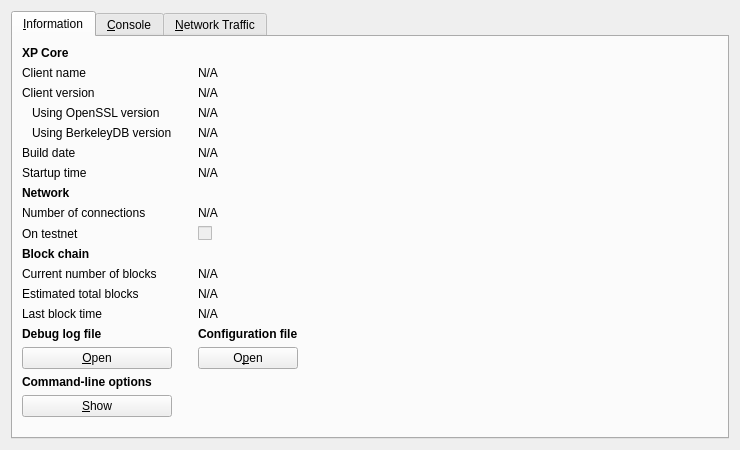
<?xml version="1.0" encoding="UTF-8"?>
<ui version="4.0">
 <class>RPCConsole</class>
 <widget class="QWidget" name="RPCConsole">
  <property name="geometry">
   <rect>
    <x>0</x>
    <y>0</y>
    <width>740</width>
    <height>450</height>
   </rect>
  </property>
  <property name="windowTitle">
   <string>XP - Debug window</string>
  </property>
  <layout class="QVBoxLayout" name="verticalLayout_2">
   <item>
    <widget class="QTabWidget" name="tabWidget">
     <property name="currentIndex">
      <number>0</number>
     </property>
     <widget class="QWidget" name="tab_info">
      <attribute name="title">
       <string>&amp;Information</string>
      </attribute>
      <layout class="QGridLayout" name="gridLayout">
       <item row="15" column="2">
        <widget class="QLabel" name="labelConfigfile">
         <property name="font">
          <font>
           <weight>75</weight>
           <bold>true</bold>
          </font>
         </property>
         <property name="text">
          <string>Configuration file</string>
         </property>
        </widget>
       </item>
       <item row="13" column="2">
        <widget class="QLabel" name="lastBlockTime">
         <property name="cursor">
          <cursorShape>IBeamCursor</cursorShape>
         </property>
         <property name="text">
          <string>N/A</string>
         </property>
         <property name="textFormat">
          <enum>Qt::PlainText</enum>
         </property>
         <property name="textInteractionFlags">
          <set>Qt::LinksAccessibleByMouse|Qt::TextSelectableByKeyboard|Qt::TextSelectableByMouse</set>
         </property>
        </widget>
       </item>
       <item row="11" column="0">
        <widget class="QLabel" name="label_3">
         <property name="text">
          <string>Current number of blocks</string>
         </property>
        </widget>
       </item>
       <item row="11" column="2">
        <widget class="QLabel" name="numberOfBlocks">
         <property name="cursor">
          <cursorShape>IBeamCursor</cursorShape>
         </property>
         <property name="text">
          <string>N/A</string>
         </property>
         <property name="textFormat">
          <enum>Qt::PlainText</enum>
         </property>
         <property name="textInteractionFlags">
          <set>Qt::LinksAccessibleByMouse|Qt::TextSelectableByKeyboard|Qt::TextSelectableByMouse</set>
         </property>
        </widget>
       </item>
       <item row="17" column="0">
        <widget class="QLabel" name="labelCLOptions">
         <property name="font">
          <font>
           <weight>75</weight>
           <bold>true</bold>
          </font>
         </property>
         <property name="text">
          <string>Command-line options</string>
         </property>
        </widget>
       </item>
       <item row="16" column="0">
        <widget class="QPushButton" name="openDebugLogfileButton">
         <property name="toolTip">
          <string>Open the XP debug log file from the current data directory. This can take a few seconds for large log files.</string>
         </property>
         <property name="text">
          <string>&amp;Open</string>
         </property>
         <property name="autoDefault">
          <bool>false</bool>
         </property>
        </widget>
       </item>
       <item row="15" column="0">
        <widget class="QLabel" name="labelDebugLogfile">
         <property name="font">
          <font>
           <weight>75</weight>
           <bold>true</bold>
          </font>
         </property>
         <property name="text">
          <string>Debug log file</string>
         </property>
        </widget>
       </item>
       <item row="18" column="3" rowspan="2">
        <spacer name="horizontalSpacer">
         <property name="orientation">
          <enum>Qt::Horizontal</enum>
         </property>
         <property name="sizeHint" stdset="0">
          <size>
           <width>404</width>
           <height>20</height>
          </size>
         </property>
        </spacer>
       </item>
       <item row="19" column="1">
        <spacer name="verticalSpacer">
         <property name="orientation">
          <enum>Qt::Vertical</enum>
         </property>
         <property name="sizeHint" stdset="0">
          <size>
           <width>20</width>
           <height>40</height>
          </size>
         </property>
        </spacer>
       </item>
       <item row="18" column="0">
        <widget class="QPushButton" name="showCLOptionsButton">
         <property name="toolTip">
          <string>Show the XP-Qt help message to get a list with possible XP command-line options.</string>
         </property>
         <property name="text">
          <string>&amp;Show</string>
         </property>
         <property name="autoDefault">
          <bool>false</bool>
         </property>
        </widget>
       </item>
       <item row="13" column="0">
        <widget class="QLabel" name="label_2">
         <property name="text">
          <string>Last block time</string>
         </property>
        </widget>
       </item>
       <item row="7" column="0">
        <widget class="QLabel" name="label_11">
         <property name="font">
          <font>
           <weight>75</weight>
           <bold>true</bold>
          </font>
         </property>
         <property name="text">
          <string>Network</string>
         </property>
        </widget>
       </item>
       <item row="6" column="2">
        <widget class="QLabel" name="startupTime">
         <property name="cursor">
          <cursorShape>IBeamCursor</cursorShape>
         </property>
         <property name="text">
          <string>N/A</string>
         </property>
         <property name="textFormat">
          <enum>Qt::PlainText</enum>
         </property>
         <property name="textInteractionFlags">
          <set>Qt::LinksAccessibleByMouse|Qt::TextSelectableByKeyboard|Qt::TextSelectableByMouse</set>
         </property>
        </widget>
       </item>
       <item row="6" column="0">
        <widget class="QLabel" name="label_13">
         <property name="text">
          <string>Startup time</string>
         </property>
        </widget>
       </item>
       <item row="9" column="0">
        <widget class="QLabel" name="label_8">
         <property name="text">
          <string>On testnet</string>
         </property>
        </widget>
       </item>
       <item row="8" column="2">
        <widget class="QLabel" name="numberOfConnections">
         <property name="cursor">
          <cursorShape>IBeamCursor</cursorShape>
         </property>
         <property name="text">
          <string>N/A</string>
         </property>
         <property name="textFormat">
          <enum>Qt::PlainText</enum>
         </property>
         <property name="textInteractionFlags">
          <set>Qt::LinksAccessibleByMouse|Qt::TextSelectableByKeyboard|Qt::TextSelectableByMouse</set>
         </property>
        </widget>
       </item>
       <item row="8" column="0">
        <widget class="QLabel" name="label_7">
         <property name="text">
          <string>Number of connections</string>
         </property>
        </widget>
       </item>
       <item row="10" column="0">
        <widget class="QLabel" name="label_10">
         <property name="font">
          <font>
           <weight>75</weight>
           <bold>true</bold>
          </font>
         </property>
         <property name="text">
          <string>Block chain</string>
         </property>
        </widget>
       </item>
       <item row="9" column="2">
        <widget class="QCheckBox" name="isTestNet">
         <property name="enabled">
          <bool>false</bool>
         </property>
         <property name="text">
          <string/>
         </property>
        </widget>
       </item>
       <item row="12" column="0">
        <widget class="QLabel" name="label_4">
         <property name="text">
          <string>Estimated total blocks</string>
         </property>
        </widget>
       </item>
       <item row="12" column="2">
        <widget class="QLabel" name="totalBlocks">
         <property name="cursor">
          <cursorShape>IBeamCursor</cursorShape>
         </property>
         <property name="text">
          <string>N/A</string>
         </property>
         <property name="textFormat">
          <enum>Qt::PlainText</enum>
         </property>
         <property name="textInteractionFlags">
          <set>Qt::LinksAccessibleByMouse|Qt::TextSelectableByKeyboard|Qt::TextSelectableByMouse</set>
         </property>
        </widget>
       </item>
       <item row="2" column="2">
        <widget class="QLabel" name="clientVersion">
         <property name="cursor">
          <cursorShape>IBeamCursor</cursorShape>
         </property>
         <property name="text">
          <string>N/A</string>
         </property>
         <property name="textFormat">
          <enum>Qt::PlainText</enum>
         </property>
         <property name="textInteractionFlags">
          <set>Qt::LinksAccessibleByMouse|Qt::TextSelectableByKeyboard|Qt::TextSelectableByMouse</set>
         </property>
        </widget>
       </item>
       <item row="4" column="0">
        <widget class="QLabel" name="label_berkeleyDBVersion">
         <property name="text">
          <string>Using BerkeleyDB version</string>
         </property>
         <property name="indent">
          <number>10</number>
         </property>
        </widget>
       </item>
       <item row="3" column="0">
        <widget class="QLabel" name="label_14">
         <property name="text">
          <string>Using OpenSSL version</string>
         </property>
         <property name="indent">
          <number>10</number>
         </property>
        </widget>
       </item>
       <item row="3" column="2">
        <widget class="QLabel" name="openSSLVersion">
         <property name="cursor">
          <cursorShape>IBeamCursor</cursorShape>
         </property>
         <property name="text">
          <string>N/A</string>
         </property>
         <property name="textFormat">
          <enum>Qt::PlainText</enum>
         </property>
         <property name="textInteractionFlags">
          <set>Qt::LinksAccessibleByMouse|Qt::TextSelectableByKeyboard|Qt::TextSelectableByMouse</set>
         </property>
        </widget>
       </item>
       <item row="4" column="2">
        <widget class="QLabel" name="berkeleyDBVersion">
         <property name="cursor">
          <cursorShape>IBeamCursor</cursorShape>
         </property>
         <property name="text">
          <string>N/A</string>
         </property>
         <property name="textFormat">
          <enum>Qt::PlainText</enum>
         </property>
         <property name="textInteractionFlags">
          <set>Qt::LinksAccessibleByMouse|Qt::TextSelectableByKeyboard|Qt::TextSelectableByMouse</set>
         </property>
        </widget>
       </item>
       <item row="5" column="0">
        <widget class="QLabel" name="label_12">
         <property name="text">
          <string>Build date</string>
         </property>
        </widget>
       </item>
       <item row="5" column="2">
        <widget class="QLabel" name="buildDate">
         <property name="cursor">
          <cursorShape>IBeamCursor</cursorShape>
         </property>
         <property name="text">
          <string>N/A</string>
         </property>
         <property name="textFormat">
          <enum>Qt::PlainText</enum>
         </property>
         <property name="textInteractionFlags">
          <set>Qt::LinksAccessibleByMouse|Qt::TextSelectableByKeyboard|Qt::TextSelectableByMouse</set>
         </property>
        </widget>
       </item>
       <item row="2" column="0">
        <widget class="QLabel" name="label_6">
         <property name="text">
          <string>Client version</string>
         </property>
        </widget>
       </item>
       <item row="0" column="0">
        <widget class="QLabel" name="label_9">
         <property name="font">
          <font>
           <weight>75</weight>
           <bold>true</bold>
          </font>
         </property>
         <property name="text">
          <string>XP Core</string>
         </property>
        </widget>
       </item>
       <item row="1" column="2">
        <widget class="QLabel" name="clientName">
         <property name="cursor">
          <cursorShape>IBeamCursor</cursorShape>
         </property>
         <property name="text">
          <string>N/A</string>
         </property>
         <property name="textFormat">
          <enum>Qt::PlainText</enum>
         </property>
         <property name="textInteractionFlags">
          <set>Qt::LinksAccessibleByMouse|Qt::TextSelectableByKeyboard|Qt::TextSelectableByMouse</set>
         </property>
        </widget>
       </item>
       <item row="1" column="0">
        <widget class="QLabel" name="label_5">
         <property name="text">
          <string>Client name</string>
         </property>
        </widget>
       </item>
       <item row="14" column="2">
        <spacer name="verticalSpacer_2">
         <property name="orientation">
          <enum>Qt::Vertical</enum>
         </property>
         <property name="sizeHint" stdset="0">
          <size>
           <width>20</width>
           <height>20</height>
          </size>
         </property>
        </spacer>
       </item>
       <item row="16" column="2">
        <widget class="QPushButton" name="openConfigurationfileButton">
         <property name="toolTip">
          <string>Open the XP configuration file from the current data directory.</string>
         </property>
         <property name="text">
          <string>O&amp;pen</string>
         </property>
         <property name="autoDefault">
          <bool>false</bool>
         </property>
        </widget>
       </item>
      </layout>
     </widget>
     <widget class="QWidget" name="tab_console">
      <attribute name="title">
       <string>&amp;Console</string>
      </attribute>
      <layout class="QVBoxLayout" name="verticalLayout_3">
       <property name="spacing">
        <number>3</number>
       </property>
       <item>
        <widget class="QTextEdit" name="messagesWidget">
         <property name="minimumSize">
          <size>
           <width>0</width>
           <height>100</height>
          </size>
         </property>
         <property name="readOnly">
          <bool>true</bool>
         </property>
         <property name="tabKeyNavigation" stdset="0">
          <bool>false</bool>
         </property>
         <property name="columnCount" stdset="0">
          <number>2</number>
         </property>
        </widget>
       </item>
       <item>
        <layout class="QHBoxLayout" name="horizontalLayout">
         <property name="spacing">
          <number>3</number>
         </property>
         <item>
          <widget class="QLabel" name="label">
           <property name="text">
            <string notr="true">&gt;</string>
           </property>
          </widget>
         </item>
         <item>
          <widget class="QLineEdit" name="lineEdit"/>
         </item>
         <item>
          <widget class="QPushButton" name="clearButton">
           <property name="maximumSize">
            <size>
             <width>24</width>
             <height>24</height>
            </size>
           </property>
           <property name="toolTip">
            <string>Clear console</string>
           </property>
           <property name="text">
            <string/>
           </property>
           <property name="icon">
            <iconset resource="../bitcoin.qrc">
             <normaloff>:/icons/remove</normaloff>:/icons/remove</iconset>
           </property>
           <property name="shortcut">
            <string notr="true">Ctrl+L</string>
           </property>
           <property name="autoDefault">
            <bool>false</bool>
           </property>
          </widget>
         </item>
        </layout>
       </item>
      </layout>
     </widget>
     <widget class="QWidget" name="tab_nettraffic">
      <attribute name="title">
       <string>&amp;Network Traffic</string>
      </attribute>
      <layout class="QHBoxLayout" name="horizontalLayout_3">
       <item>
        <layout class="QVBoxLayout" name="verticalLayout_4">
         <item>
          <widget class="TrafficGraphWidget" name="trafficGraph" native="true">
           <property name="sizePolicy">
            <sizepolicy hsizetype="Expanding" vsizetype="Expanding">
             <horstretch>0</horstretch>
             <verstretch>0</verstretch>
            </sizepolicy>
           </property>
          </widget>
         </item>
         <item>
          <layout class="QHBoxLayout" name="horizontalLayout_2">
           <item>
            <widget class="QSlider" name="sldGraphRange">
             <property name="minimum">
              <number>1</number>
             </property>
             <property name="maximum">
              <number>288</number>
             </property>
             <property name="pageStep">
              <number>12</number>
             </property>
             <property name="value">
              <number>6</number>
             </property>
             <property name="orientation">
              <enum>Qt::Horizontal</enum>
             </property>
            </widget>
           </item>
           <item>
            <widget class="QLabel" name="lblGraphRange">
             <property name="minimumSize">
              <size>
               <width>100</width>
               <height>0</height>
              </size>
             </property>
             <property name="alignment">
              <set>Qt::AlignCenter</set>
             </property>
            </widget>
           </item>
           <item>
            <widget class="QPushButton" name="btnClearTrafficGraph">
             <property name="text">
              <string>&amp;Clear</string>
             </property>
             <property name="autoDefault">
              <bool>false</bool>
             </property>
            </widget>
           </item>
          </layout>
         </item>
        </layout>
       </item>
       <item>
        <layout class="QVBoxLayout" name="verticalLayout">
         <item>
          <widget class="QGroupBox" name="groupBox">
           <property name="title">
            <string>Totals</string>
           </property>
           <layout class="QVBoxLayout" name="verticalLayout_5">
            <item>
             <layout class="QHBoxLayout" name="horizontalLayout_4">
              <item>
               <widget class="Line" name="line">
                <property name="sizePolicy">
                 <sizepolicy hsizetype="Fixed" vsizetype="Fixed">
                  <horstretch>0</horstretch>
                  <verstretch>0</verstretch>
                 </sizepolicy>
                </property>
                <property name="minimumSize">
                 <size>
                  <width>10</width>
                  <height>0</height>
                 </size>
                </property>
                <property name="palette">
                 <palette>
                  <active>
                   <colorrole role="Light">
                    <brush brushstyle="SolidPattern">
                     <color alpha="255">
                      <red>0</red>
                      <green>255</green>
                      <blue>0</blue>
                     </color>
                    </brush>
                   </colorrole>
                  </active>
                  <inactive>
                   <colorrole role="Light">
                    <brush brushstyle="SolidPattern">
                     <color alpha="255">
                      <red>0</red>
                      <green>255</green>
                      <blue>0</blue>
                     </color>
                    </brush>
                   </colorrole>
                  </inactive>
                  <disabled>
                   <colorrole role="Light">
                    <brush brushstyle="SolidPattern">
                     <color alpha="255">
                      <red>0</red>
                      <green>255</green>
                      <blue>0</blue>
                     </color>
                    </brush>
                   </colorrole>
                  </disabled>
                 </palette>
                </property>
                <property name="orientation">
                 <enum>Qt::Horizontal</enum>
                </property>
               </widget>
              </item>
              <item>
               <widget class="QLabel" name="label_16">
                <property name="text">
                 <string>Received:</string>
                </property>
               </widget>
              </item>
              <item>
               <widget class="QLabel" name="lblBytesIn">
                <property name="minimumSize">
                 <size>
                  <width>50</width>
                  <height>0</height>
                 </size>
                </property>
                <property name="alignment">
                 <set>Qt::AlignRight|Qt::AlignTrailing|Qt::AlignVCenter</set>
                </property>
               </widget>
              </item>
             </layout>
            </item>
            <item>
             <layout class="QHBoxLayout" name="horizontalLayout_5">
              <item>
               <widget class="Line" name="line_2">
                <property name="sizePolicy">
                 <sizepolicy hsizetype="Fixed" vsizetype="Fixed">
                  <horstretch>0</horstretch>
                  <verstretch>0</verstretch>
                 </sizepolicy>
                </property>
                <property name="minimumSize">
                 <size>
                  <width>10</width>
                  <height>0</height>
                 </size>
                </property>
                <property name="palette">
                 <palette>
                  <active>
                   <colorrole role="Light">
                    <brush brushstyle="SolidPattern">
                     <color alpha="255">
                      <red>255</red>
                      <green>0</green>
                      <blue>0</blue>
                     </color>
                    </brush>
                   </colorrole>
                  </active>
                  <inactive>
                   <colorrole role="Light">
                    <brush brushstyle="SolidPattern">
                     <color alpha="255">
                      <red>255</red>
                      <green>0</green>
                      <blue>0</blue>
                     </color>
                    </brush>
                   </colorrole>
                  </inactive>
                  <disabled>
                   <colorrole role="Light">
                    <brush brushstyle="SolidPattern">
                     <color alpha="255">
                      <red>255</red>
                      <green>0</green>
                      <blue>0</blue>
                     </color>
                    </brush>
                   </colorrole>
                  </disabled>
                 </palette>
                </property>
                <property name="orientation">
                 <enum>Qt::Horizontal</enum>
                </property>
               </widget>
              </item>
              <item>
               <widget class="QLabel" name="label_17">
                <property name="text">
                 <string>Sent:</string>
                </property>
               </widget>
              </item>
              <item>
               <widget class="QLabel" name="lblBytesOut">
                <property name="minimumSize">
                 <size>
                  <width>50</width>
                  <height>0</height>
                 </size>
                </property>
                <property name="alignment">
                 <set>Qt::AlignRight|Qt::AlignTrailing|Qt::AlignVCenter</set>
                </property>
               </widget>
              </item>
             </layout>
            </item>
            <item>
             <spacer name="verticalSpacer_4">
              <property name="orientation">
               <enum>Qt::Vertical</enum>
              </property>
              <property name="sizeHint" stdset="0">
               <size>
                <width>20</width>
                <height>407</height>
               </size>
              </property>
             </spacer>
            </item>
           </layout>
          </widget>
         </item>
        </layout>
       </item>
      </layout>
     </widget>
    </widget>
   </item>
  </layout>
 </widget>
 <customwidgets>
  <customwidget>
   <class>TrafficGraphWidget</class>
   <extends>QWidget</extends>
   <header>trafficgraphwidget.h</header>
   <container>1</container>
   <slots>
    <slot>clear()</slot>
   </slots>
  </customwidget>
 </customwidgets>
 <resources>
  <include location="../bitcoin.qrc"/>
 </resources>
 <connections/>
</ui>
